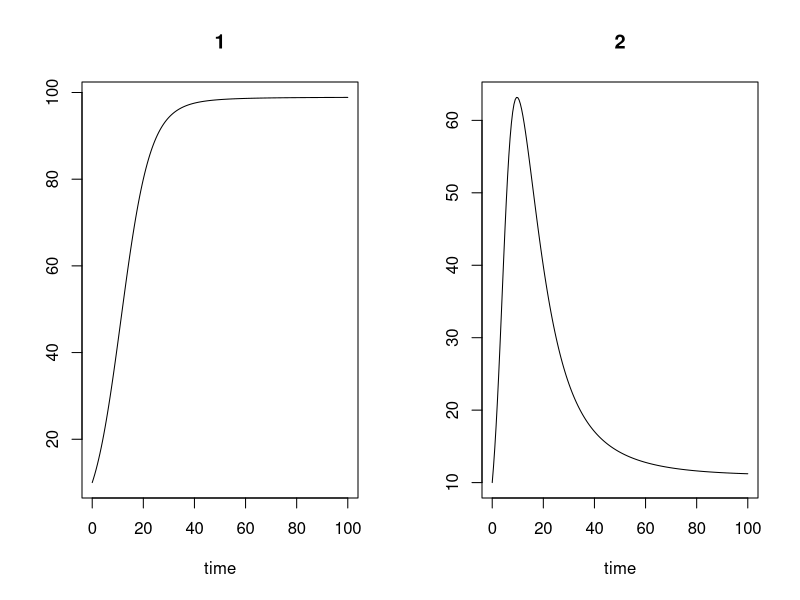

Recreate this plot in R.
#this files simulates an arbrtrary (>2) number of competing populations
# using matrix notation for the differential equations. No harvest

library(deSolve)
rm(list=ls())
# define the parameter vector

rs<-c(0.2,0.5) #growth rates
ks<-c(100,100) #carrying capacities
alphas<-matrix(c(0, 0.9, 0.1, 0),nrow=2,byrow = T) #competition coefs.

#the size of the system is 
size<-length(rs)

#define the state variables (populations) and their initial conditions are
#since this is a matrix notation system, no not use names
state<-rep(10, size)

#gather all parameters in a list
parameters<-list(rs=rs,
              ks=ks,
              alphas=alphas,
              size=size)

#define the vector of output times
times<-seq(from=0,to=100,by=0.5)

#define the differential equation

lvccmat<-function(t,Y,parameters)
{
  y<- Y #transform Y in a local vector
  #use the local vector to construct the system of ODEs
  dY<- rs*y - (rs*y^2 + rs*colSums(outer(y,y,FUN ="*")*alphas))*(1/ks)
  return(list(dY))
}

#now do the simulation

out<-ode(y=state,times=times,func=lvccmat)
plot(out)
